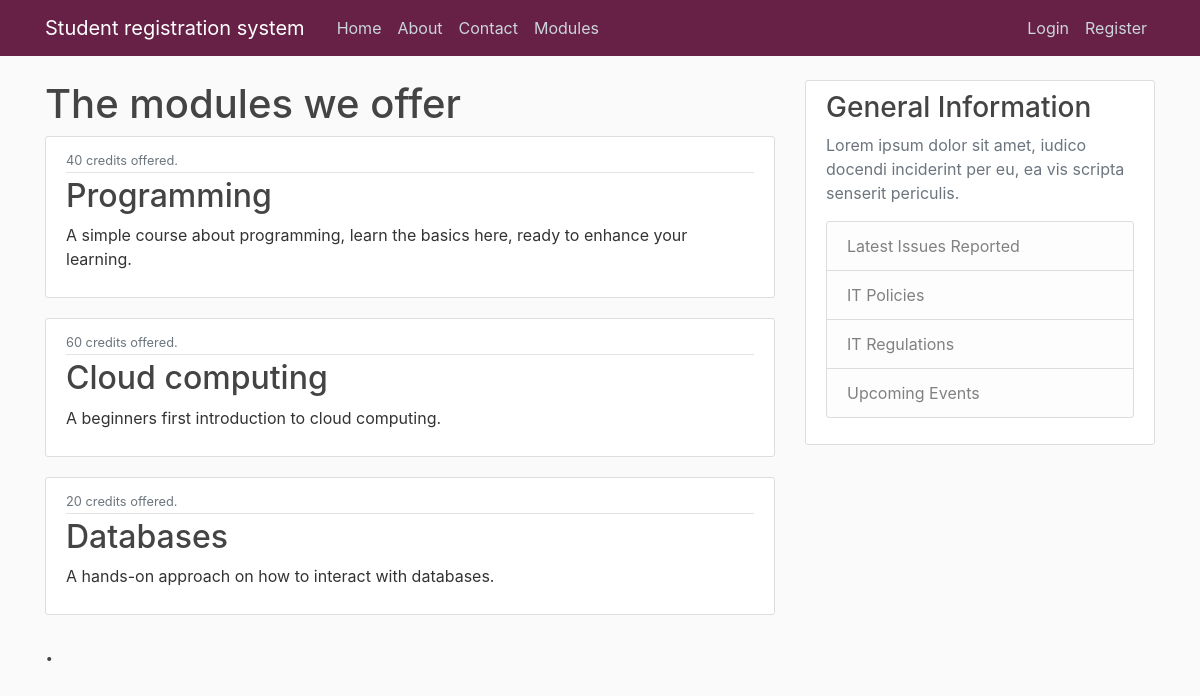
The page /modules on the database its author committed.
### ModuleRegistrationSystem/models.py (models this page shows)
class Module(models.Model):
    name = models.CharField(max_length= 20)
    code = models.CharField(max_length= 4)
    credit = models.IntegerField(choices= [(20, 20), (40, 40), (60, 60)])
    category = models.CharField(max_length= 20, choices= [('In-person', 'In person'), ('Online', 'Online')])
    description = models.TextField()
    availability = models.BooleanField(default=True)
    def __str__(self):
        return f'{self.name}'

### ModuleRegistrationSystem/views.py (the view)
# urls.py: path('modules', views.modules, name='modules'),
def modules(request):
        module_list = {'modules': Module.objects.all(), 'title': 'List of modules'}
        return render(request, 'ModuleRegistrationSystem/modules.html', module_list)

### ModuleRegistrationSystem/templates/ModuleRegistrationSystem/modules.html (shortened to what this page needs)
{% extends "ModuleRegistrationSystem/base.html" %}
{% block content %}
    <h1>The modules we offer</h1>
{% for module in modules %}
    <article class="media content-section">
        <div class="media-body">
            <div class="article-metadata">
                <small class="text-muted">{{ module.credit }} credits offered. </small>
            </div>
            <h2><a class="article-title" href="#">{{ module }}</a></h2>
            <p class="article-content">{{ module.description }}</p>
        </div>
    </article>
{% endfor %}
{% if user.is_superuser %}
<h3> HELLO </h3>
{% else %}
<h3>.</h3>
{% endif %}
{% endblock content %}

### ModuleRegistrationSystem/static/css/styles.css (style rules this page uses)
html { position: relative; min-height: 100%; }
body { background: #fafafa; color: #333333; margin-top: 5rem; margin-bottom: 50px; }
h1, h2, h3, h4, h5, h6 { color: #444444; }
.content-section { background: #ffffff; padding: 10px 20px; border: 1px solid #dddddd; border-radius: 3px; margin-bottom: 20px; }
.article-title { color: #444444; }
.article-content { white-space: pre-line; }
.article-metadata { padding-bottom: 1px; margin-bottom: 4px; border-bottom: 1px solid #e3e3e3 }

### rows shown on the page
Module: credit "40", name "Programming", description "A simple course about programming, learn the basics here, ready to enhance your learning."
Module: credit "60", name "Cloud computing", description "A beginners first introduction to cloud computing."
Module: credit "20", name "Databases", description "A hands-on approach on how to interact with databases."
